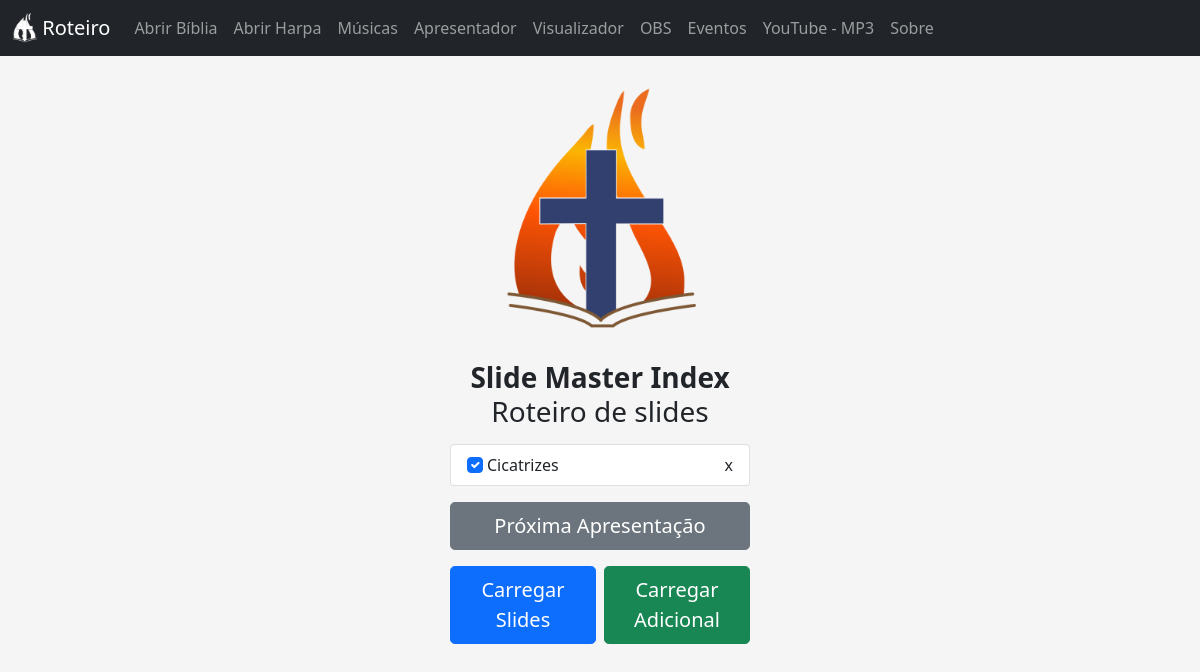
Before: / with the older database file.
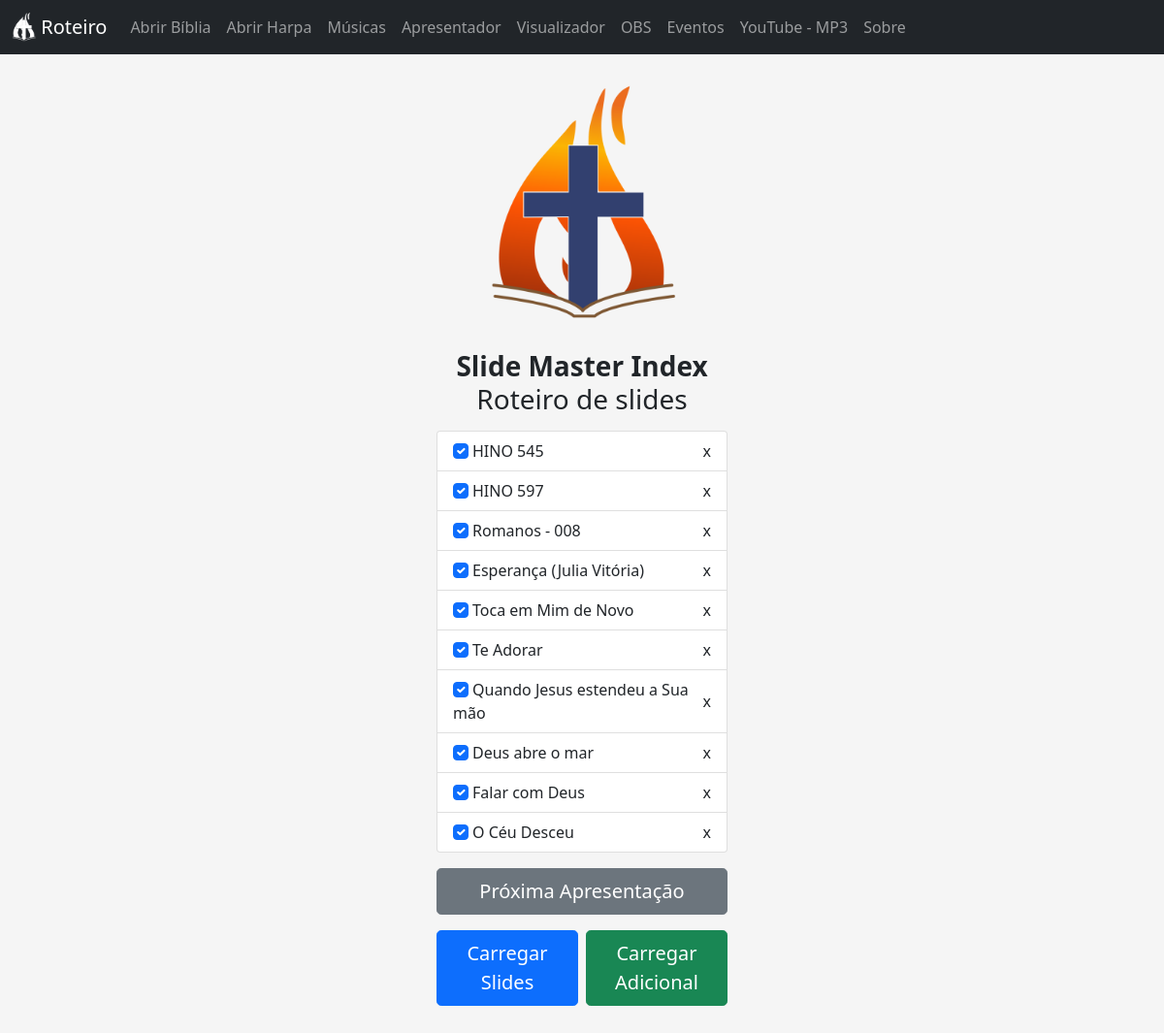
After: the same page with the newer database file.
### tables this page shows
CREATE TABLE lista (caminho TEXT, nome TEXT, "check" BOOLEAN);

### app.py (the view)
@app.route('/', methods=['GET', 'POST'])
def index():
    if request.method == 'POST':
        lista = pegarSlidesAbertos()
        inserirListaRoteiro('Roteiro.db', lista)
        socketio.emit('refresh', 1)
    listaPPT = executarConsultaLista('Roteiro.db')
    return render_template('index.jinja', listaPPT=listaPPT, total=len(listaPPT))

### consultaAcess.py (called while the page is built)
def executarConsultaLista(banco):
    conn = sqlite3.connect(banco)
    conn.row_factory = sqlite3.Row
    cursor = conn.cursor()
    codigoSQL = "SELECT * FROM lista"
    cursor.execute(codigoSQL)
    return [dict(row) for row in cursor.fetchall()]

### templates/index.jinja (shortened to what this page needs)
<!doctype html>
<html lang="en">
  <head>
    <link href="{{ url_for('static', filename='stylesheets/bootstrap.min.css') }}" rel="stylesheet">
    <link href="{{ url_for('static', filename='stylesheets/navbar-top-fixed.css') }}" rel="stylesheet">
    <link href="{{ url_for('static', filename='stylesheets/signin.css') }}" rel="stylesheet">
  </head>
  <body>
    <nav class="navbar navbar-expand-md navbar-dark fixed-top bg-dark">
    <div class="container-fluid">
      <a class="navbar-brand" href="#">
        <img src="{{ url_for('static', filename='images/Logo ADCPTA.png') }}" width="25" height="30" class="d-inline-block align-top" alt="">
        Roteiro
      </a>
      <div class="collapse navbar-collapse" id="navbarCollapse">
        <ul class="navbar-nav me-auto mb-2 mb-md-0">
          <li class="nav-item">
            <a class="nav-link" href="../abrirbiblia">Abrir Bíblia</a>
          </li>
          <li class="nav-item">
            <a class="nav-link" href="../abrirharpa">Abrir Harpa</a>
          </li>
          <li class="nav-item">
            <a class="nav-link" href="../abrirslidemusica">Músicas</a>
          </li>
          <li class="nav-item">
            <a class="nav-link" href="../apresentador">Apresentador</a>
          </li>
          <li class="nav-item">
            <a class="nav-link" href="../viewer">Visualizador</a>
          </li>
          <li class="nav-item">
            <a class="nav-link" href="../obs">OBS</a>
          </li>
          <li class="nav-item">
            <a class="nav-link" href="../eventos">Eventos</a>
          </li>
          <li class="nav-item">
            <a class="nav-link" href="../download_mp3">YouTube - MP3</a>
          </li>
          <li class="nav-item">
            <a class="nav-link" href="../sobre">Sobre</a>
          </li>
        </ul>
      </div>
    </div>
  </nav>
  <main class="form-signin">
      <div class="text-center"><img class="mb-4" src="{{ url_for('static', filename='images/Logo Colorido.png') }}" alt="" width="200" height="250"></div>
      <h1 class="h3 mb-3 fw-normal text-center"><a style="font-weight: bold;">Slide Master Index</a><br>Roteiro de slides</h1>
      {% if listaPPT|length > 0 %}
      <div class="form-floating">
        <ul class="list-group" id="presentations">
          {% for ppt in listaPPT %}
          <li class="list-group-item">
            {% if ppt['check'] == True %}
            <label><input class="form-check-input me-1" type="checkbox" name="checkEL" value="{{ ppt['caminho'] }}" checked>{{ ppt['nome'] }}</label>
            {% else %}
            <label><input class="form-check-input me-1" type="checkbox" name="checkEL" value="{{ ppt['caminho'] }}">{{ ppt['nome'] }}</label>
            {% endif %}
            <span class="close">x</span>
          </li>
          {% endfor %}
       </ul>
      </div>
      <form id="proxsld" method="post" action="{{ url_for('proximoSlide') }}">
      <button id="next" class="w-100 btn btn-lg btn-secondary" type="button">Próxima Apresentação</button>
      </form>
      <div class="row g-2">
      <div class="col">
      <form id="enviar" method="post" action="{{ url_for('index') }}">
        <button class="w-100 btn btn-lg btn-primary" type="submit">Carregar Slides</button>
      </form>
      </div>
      <div class="col">
        <form id="enviar" method="post" action="{{ url_for('carregarSlideAdicional') }}">
          <button class="w-100 btn btn-lg btn-success" type="submit">Carregar Adicional</button>
        </form>
        </div>
      </div>
      {% else %}
      <form id="enviar" method="post" action="{{ url_for('index') }}">
        <button class="w-100 btn btn-lg btn-primary" type="submit">Carregar Slides</button>
      </form>
    </main>
    {% endif %}
  </body>
</html>

### static/stylesheets/navbar-top-fixed.css (style rules this page uses)
body { min-height: 75rem; padding-top: 4.5rem; }

### static/stylesheets/signin.css (style rules this page uses)
html, body { height: 100%; }
body { background-color: #f5f5f5; }
.form-signin { width: 100%; max-width: 330px; padding: 15px; margin: auto; }

### templates/index.jinja (style rules this page uses)
.close { cursor: pointer; position: absolute; top: 50%; right: 0%; padding: 12px 16px; transform: translate(0%, -50%); }

Changed rows visible on the page:
removed lista: nome "Cicatrizes"
added lista: nome "HINO 545"
added lista: nome "HINO 597"
added lista: nome "Romanos - 008"
added lista: nome "Esperança (Julia Vitória)"
added lista: nome "Toca em Mim de Novo"
added lista: nome "Te Adorar"
added lista: nome "Quando Jesus estendeu a Sua mão"
added lista: nome "Deus abre o mar"
added lista: nome "Falar com Deus"
added lista: nome "O Céu Desceu"
